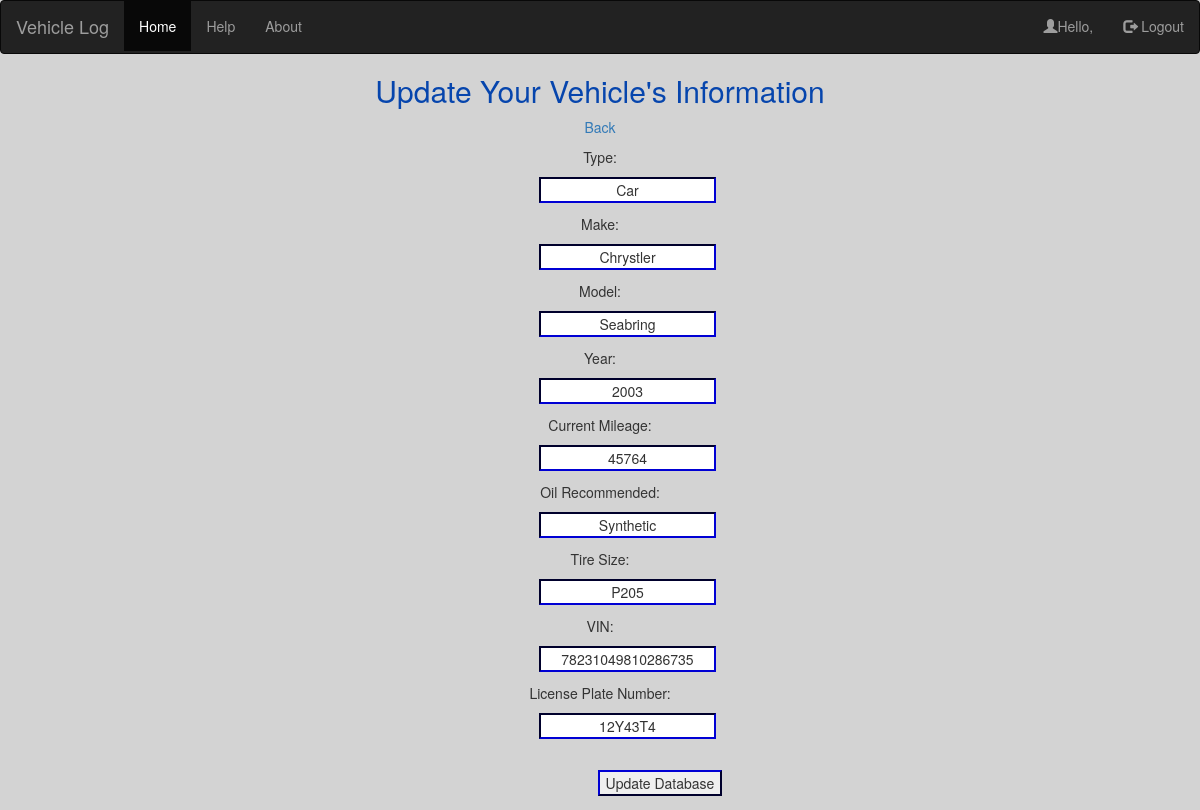
/user_vehicle_editing.php?edit=12365, run on the app's committed database.
### tables this page shows
CREATE TABLE IF NOT EXISTS `vehicle` (
  `vehicle_id` int(5) NOT NULL AUTO_INCREMENT,
  `user_id` int(5) NOT NULL,
  `type` varchar(10) NOT NULL,
  `make` varchar(10) NOT NULL,
  `model` varchar(10) NOT NULL,
  `year` int(4) NOT NULL,
  `current_mileage` int(7) NOT NULL,
  `oil_recommended` varchar(10) NOT NULL,
  `tire_size` varchar(5) NOT NULL,
  `vin` varchar(18) NOT NULL,
  `license_plate_no` varchar(7) NOT NULL,
  PRIMARY KEY (`vehicle_id`)
);

### user_vehicle_editing.php (the view, shortened to what this page needs)
<?php
	$db_connect = $_SESSION['db_connect'];
	if( isset($_GET['edit'])) {
		$record_id = $_GET['edit'];
		$sql_query = "SELECT * FROM vehicle WHERE vehicle_id = '$record_id'";
		$result = mysqli_query($db_connect, $sql_query);
	} else {
		$record_id = $_SESSION['record_id'];
		$sql_query = "SELECT * FROM vehicle WHERE vehicle_id = '$record_id'";
		$result = mysqli_query($db_connect, $sql_query);
		$_SESSION['result'] = $result;
	}
?>
<html>
	<head>
    <link href="css/bootstrap.min.css" rel="stylesheet">
    <link href="../../dist/css/bootstrap.min.css" rel="stylesheet">
    <link href="styleSheet.css" rel="stylesheet">
	</head>
	<body>
     <nav class="navbar navbar-inverse">
  <div class="container-fluid">
    <div class="navbar-header">
      <a class="navbar-brand" href="#">Vehicle Log</a>
    </div>
    <ul class="nav navbar-nav">
      <li class="active"><a href="homepage.php">Home</a></li>
      <li><a href="user_help.php">Help</a></li>
      <li><a href="user_about.php">About</a></li>
    </ul>
    <ul class="nav navbar-nav navbar-right">
      <li><a href="#"><span class="glyphicon glyphicon-user"></span>Hello, <?php echo $_SESSION['username'];?></a></li>
      <li><a href="login.php"><span class="glyphicon glyphicon-log-out"></span> Logout</a></li>
  </div>
</nav>
		<h2 style="text-align: center;">Update Your Vehicle's Information</h2>
		<form action ="user_vehicle_editing.php" method="post">
		<main>
			<p><a href="homepage.php">Back</a></p>
				<?php
					while($row = mysqli_fetch_assoc($_SESSION['result'])) {
						echo "<div>";
						echo 'Type: <div id="inputs"><input type="text" name="type" value="'. $row['type'] . '"></div>';
						echo 'Make: <div id="inputs"><input type="text" name="make" value="' . $row['make'] . '"></div>';
						echo 'Model: <div id="inputs"><input type="text" name="model" value="' . $row['model'] . '"></div>';
						echo 'Year: <div id="inputs"><input type="text" name="year" value="' . $row['year'] . '"></div>';
						echo 'Current Mileage: <div id="inputs"><input type="text" name="current_mileage" value="' . $row['current_mileage'] . '"></div>';
						echo 'Oil Recommended: <div id="inputs"><input type="text" name="oil_recommended" value="' . $row['oil_recommended'] . '"></div>';
						echo 'Tire Size: <div id="inputs"><input type="text" name="tire_size" value="' . $row['tire_size'] . '"></div>';
						echo 'VIN: <div id="inputs"><input type="text" name="vin" value="' . $row['vin'] . '"></div>';
						echo 'License Plate Number: <div id="inputs"><input type="text" name="license_plate_no" value="' . $row['license_plate_no'] . '"></div>';
						echo "</div>";
					}
				?>
				<br><input type="submit" name="submit" method="post" value="Update Database"><br>
		</main>
	</body>
</html>

### styleSheet.css (style rules this page uses)
body { text-align: center; background: #D3D3D3; }
input { margin-left: 10%; text-align: center; border-color: navy; }
#inputs { width: 550px; padding: .75em 0 .75em 0; margin: auto; text-align: center; border: solid 4px navy #0645AD; }
h2 { color: #0645AD; }
ul li { padding-bottom: 1%; }

### data on the page
vehicle: type "Car", make "Chrystler", model "Seabring", year "2003", current_mileage "45764", oil_recommended "Synthetic", tire_size "P205", vin "78231049810286735", license_plate_no "12Y43T4"
